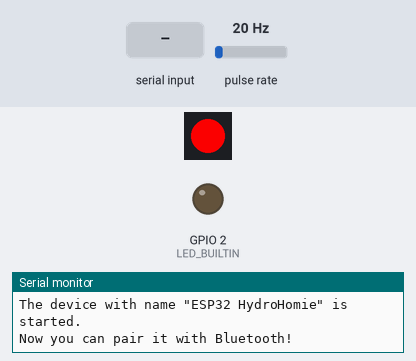
Bench run of a sketch on a simulated ESP32. Parts: 1 RGB LEDs in strip order, left to right, output pins drawn as LEDs (lit = HIGH), the last lines printed to the serial monitor. Wiring (inferred from the names in the program): pulse sensor: data GPIO 25. The test bench sets the inputs (shaded band); at power-on: pulse rate 20 Hz. Colours are those a GRB WS2812 strip shows for the declared byte order; nothing arrives over Bluetooth unless stated.

Above: at 0.1 s.
At 3.6 s:
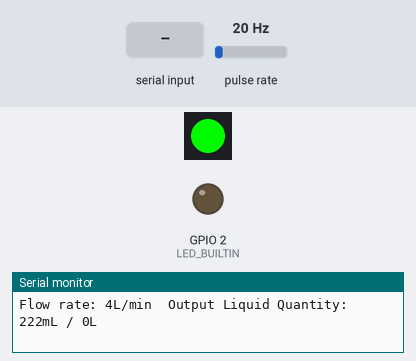
3.7 s: "1" received over the second serial link
Timing chart, 0 to 6.7 s (numbered marks = the images above; inputs shaded):
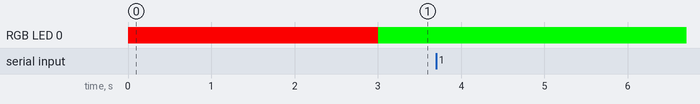

The sketch:

HydroHomieHelloWorld.ino
```cpp
//HydroHomie Helloworld
//Joseph Cristiano


//Definitions section for BT
#include "BluetoothSerial.h"
#include <FastLED.h>


//#define USE_PIN // Uncomment this to use PIN during pairing. The pin is specified on the line below
const char *pin = "1234"; // Change this to more secure PIN.

String device_name = "ESP32 HydroHomie";

#if !defined(CONFIG_BT_ENABLED) || !defined(CONFIG_BLUEDROID_ENABLED)
#error Bluetooth is not enabled! Please run `make menuconfig` to and enable it
#endif

#if !defined(CONFIG_BT_SPP_ENABLED)
#error Serial Bluetooth not available or not enabled. It is only available for the ESP32 chip.
#endif

BluetoothSerial SerialBT;


//Definitions for Flowmeter
#define LED_BUILTIN 2
#define SENSOR  25
#define NUM_LEDS 1
#define DATA_PIN 27
#define CLOCK_PIN 22

CRGB leds[NUM_LEDS];
long currentMillis = 0;
long previousMillis = 0;
int interval = 1000;
boolean ledState = LOW;
float calibrationFactor = 4.5;
volatile byte pulseCount;
byte pulse1Sec = 0;
float flowRate;
unsigned int flowMilliLitres;
unsigned long totalMilliLitres;

void IRAM_ATTR pulseCounter()
{
  pulseCount++;
}


void setup() {
// shared setup
  Serial.begin(115200);

// Setup for BT
  SerialBT.begin(device_name); //Bluetooth device name
  Serial.printf("The device with name \"%s\" is started.\nNow you can pair it with Bluetooth!\n", device_name.c_str());
  //Serial.printf("The device with name \"%s\" and MAC address %s is started.\nNow you can pair it with Bluetooth!\n", device_name.c_str(), SerialBT.getMacString()); // Use this after the MAC method is implemented
  #ifdef USE_PIN
    SerialBT.setPin(pin);
    Serial.println("Using PIN");
  #endif

  //setup section for Flowmeter
  pinMode(LED_BUILTIN, OUTPUT);
  pinMode(SENSOR, INPUT_PULLUP);

  pulseCount = 0;
  flowRate = 0.0;
  flowMilliLitres = 0;
  totalMilliLitres = 0;
  previousMillis = 0;

  attachInterrupt(digitalPinToInterrupt(SENSOR), pulseCounter, FALLING);
  FastLED.addLeds<SK6812, DATA_PIN, RGB>(leds, NUM_LEDS);  // GRB ordering is typical
  leds[0] = 0x00f000;
  FastLED.show();
}

void loop() {
  currentMillis = millis();
  if (currentMillis - previousMillis > interval) {

    pulse1Sec = pulseCount;
    pulseCount = 0;

    // Because this loop may not complete in exactly 1 second intervals we calculate
    // the number of milliseconds that have passed since the last execution and use
    // that to scale the output. We also apply the calibrationFactor to scale the output
    // based on the number of pulses per second per units of measure (litres/minute in
    // this case) coming from the sensor.
    flowRate = ((1000.0 / (millis() - previousMillis)) * pulse1Sec) / calibrationFactor;
    previousMillis = millis();

    // Divide the flow rate in litres/minute by 60 to determine how many litres have
    // passed through the sensor in this 1 second interval, then multiply by 1000 to
    // convert to millilitres.
    flowMilliLitres = (flowRate / 60) * 1000;

    // Add the millilitres passed in this second to the cumulative total
    totalMilliLitres += flowMilliLitres;

    // Print the flow rate for this second in litres / minute
    Serial.print("Flow rate: ");
    Serial.print(int(flowRate));  // Print the integer part of the variable
    Serial.print("L/min");
    Serial.print("\t");       // Print tab space

    // Print the cumulative total of litres flowed since starting
    Serial.print("Output Liquid Quantity: ");
    Serial.print(totalMilliLitres);
    Serial.print("mL / ");
    Serial.print(totalMilliLitres / 1000);
    Serial.println("L");
    SerialBT.println(totalMilliLitres);
    // SerialBT.println("mL");
    if(totalMilliLitres > 200){
      leds[0] = 0xf00000;
      FastLED.show();
    }// if totalMills > 200
  }

  if (Serial.available()) {
    SerialBT.write(Serial.read());
  }
  if (SerialBT.available()) {
    Serial.write(SerialBT.read());
  }
}
```
